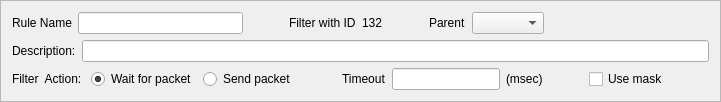
      <widget class="QFrame" name="FilterFrame">
       <property name="frameShape">
        <enum>QFrame::StyledPanel</enum>
       </property>
       <property name="frameShadow">
        <enum>QFrame::Raised</enum>
       </property>
       <layout class="QVBoxLayout" name="verticalLayout_3">
        <item>
         <layout class="QHBoxLayout" name="horizontalLayout_3">
          <item>
           <widget class="QLabel" name="label_98">
            <property name="text">
             <string>Rule Name</string>
            </property>
           </widget>
          </item>
          <item>
           <widget class="QLineEdit" name="RuleName"/>
          </item>
          <item>
           <spacer name="horizontalSpacer_17">
            <property name="orientation">
             <enum>Qt::Horizontal</enum>
            </property>
            <property name="sizeType">
             <enum>QSizePolicy::Fixed</enum>
            </property>
            <property name="sizeHint" stdset="0">
             <size>
              <width>40</width>
              <height>20</height>
             </size>
            </property>
           </spacer>
          </item>
          <item>
           <widget class="QLabel" name="label_2">
            <property name="text">
             <string>Filter with ID</string>
            </property>
           </widget>
          </item>
          <item>
           <widget class="QLabel" name="RuleID">
            <property name="text">
             <string>132</string>
            </property>
           </widget>
          </item>
          <item>
           <spacer name="horizontalSpacer_15">
            <property name="orientation">
             <enum>Qt::Horizontal</enum>
            </property>
            <property name="sizeType">
             <enum>QSizePolicy::Fixed</enum>
            </property>
            <property name="sizeHint" stdset="0">
             <size>
              <width>40</width>
              <height>20</height>
             </size>
            </property>
           </spacer>
          </item>
          <item>
           <widget class="QLabel" name="label_97">
            <property name="text">
             <string>Parent</string>
            </property>
           </widget>
          </item>
          <item>
           <widget class="QComboBox" name="ParentRuleID">
            <property name="maxVisibleItems">
             <number>4</number>
            </property>
            <property name="minimumContentsLength">
             <number>3</number>
            </property>
           </widget>
          </item>
          <item>
           <spacer name="horizontalSpacer_3">
            <property name="orientation">
             <enum>Qt::Horizontal</enum>
            </property>
            <property name="sizeHint" stdset="0">
             <size>
              <width>40</width>
              <height>20</height>
             </size>
            </property>
           </spacer>
          </item>
         </layout>
        </item>
        <item>
         <layout class="QHBoxLayout" name="horizontalLayout">
          <property name="topMargin">
           <number>0</number>
          </property>
          <item>
           <widget class="QLabel" name="label_5">
            <property name="text">
             <string>Description:</string>
            </property>
           </widget>
          </item>
          <item>
           <widget class="QLineEdit" name="RuleDescr"/>
          </item>
         </layout>
        </item>
        <item>
         <layout class="QHBoxLayout" name="horizontalLayout_2">
          <item>
           <widget class="QLabel" name="label_3">
            <property name="text">
             <string>Filter  Action: </string>
            </property>
           </widget>
          </item>
          <item>
           <widget class="QRadioButton" name="wait_rbtn">
            <property name="text">
             <string>Wait for packet</string>
            </property>
            <property name="checked">
             <bool>true</bool>
            </property>
           </widget>
          </item>
          <item>
           <widget class="QRadioButton" name="send_rbtn">
            <property name="text">
             <string>Send packet</string>
            </property>
           </widget>
          </item>
          <item>
           <spacer name="horizontalSpacer_2">
            <property name="orientation">
             <enum>Qt::Horizontal</enum>
            </property>
            <property name="sizeHint" stdset="0">
             <size>
              <width>40</width>
              <height>20</height>
             </size>
            </property>
           </spacer>
          </item>
          <item>
           <widget class="QLabel" name="label">
            <property name="text">
             <string>Timeout</string>
            </property>
           </widget>
          </item>
          <item>
           <widget class="QLineEdit" name="timeout"/>
          </item>
          <item>
           <widget class="QLabel" name="label_95">
            <property name="text">
             <string>(msec)</string>
            </property>
           </widget>
          </item>
          <item>
           <spacer name="horizontalSpacer">
            <property name="orientation">
             <enum>Qt::Horizontal</enum>
            </property>
            <property name="sizeHint" stdset="0">
             <size>
              <width>40</width>
              <height>20</height>
             </size>
            </property>
           </spacer>
          </item>
          <item>
           <widget class="QCheckBox" name="useMask">
            <property name="text">
             <string>Use mask</string>
            </property>
           </widget>
          </item>
          <item>
           <spacer name="horizontalSpacer_16">
            <property name="orientation">
             <enum>Qt::Horizontal</enum>
            </property>
            <property name="sizeHint" stdset="0">
             <size>
              <width>40</width>
              <height>20</height>
             </size>
            </property>
           </spacer>
          </item>
         </layout>
        </item>
       </layout>
      </widget>
